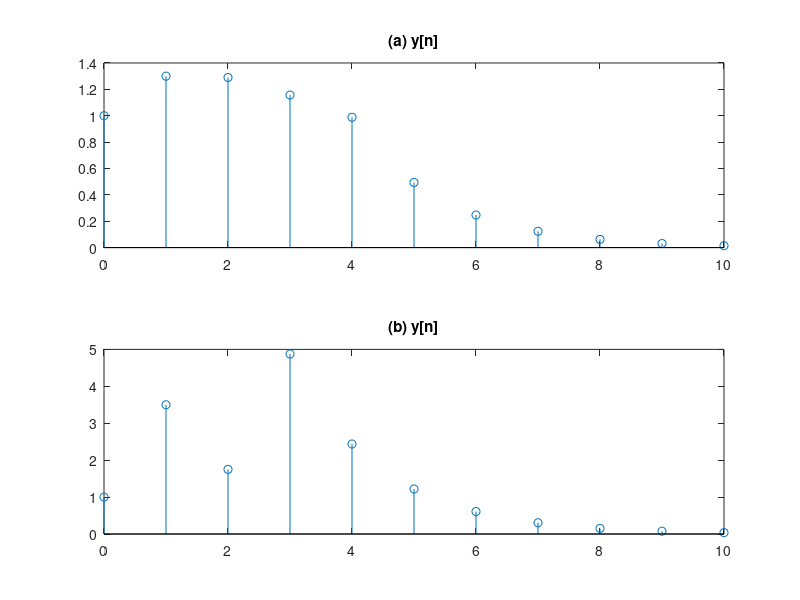

This figure's MATLAB source:
clc; clear; close all;
u = @(n) double(n>=0);
n = 0:10;
h = 0.5.^n .* (u(n)-u(n-10));
xa = 0.8.^n .* (u(n)-u(n-5));
xb = [1 3 0 4]; % deltas at n = 0,1,3
ya = conv(xa,h); yb = conv(xb,h);
subplot(2,1,1); stem(n,ya(1:11)); title('(a) y[n]');
subplot(2,1,2); stem(n,yb(1:11)); title('(b) y[n]');
